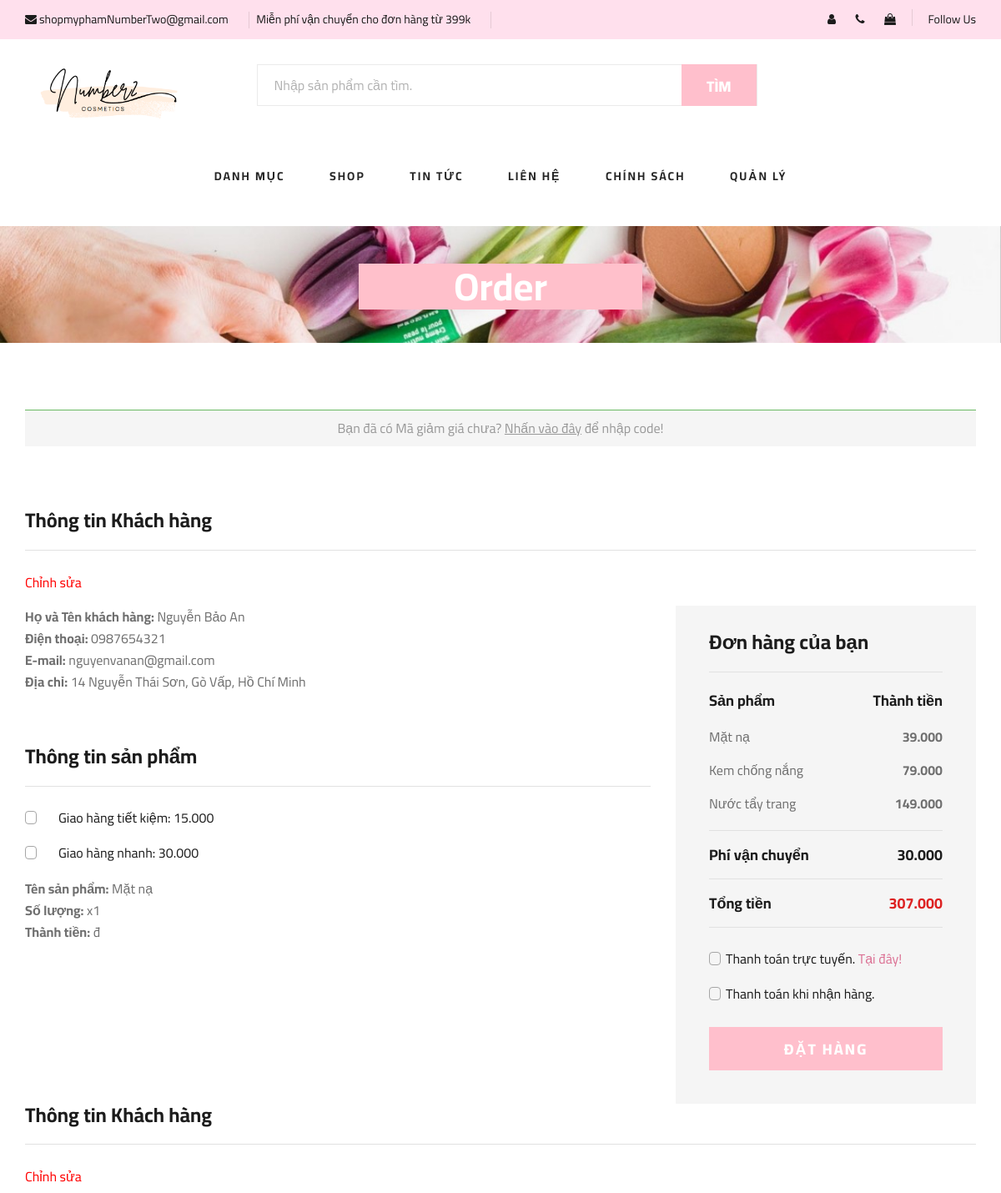
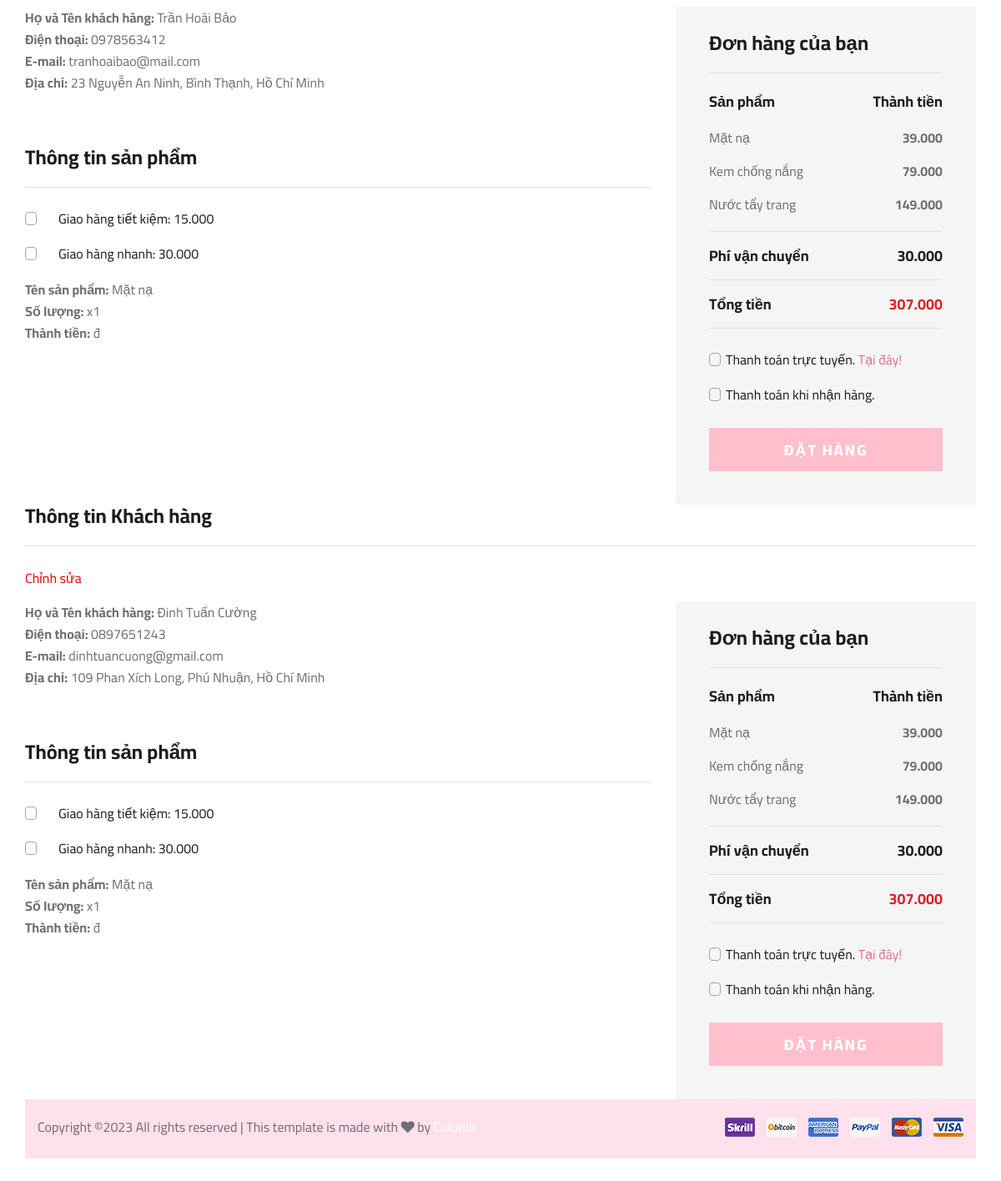
/dathang.php, run on an earlier commit of the app's database (2 pictures, top to bottom).
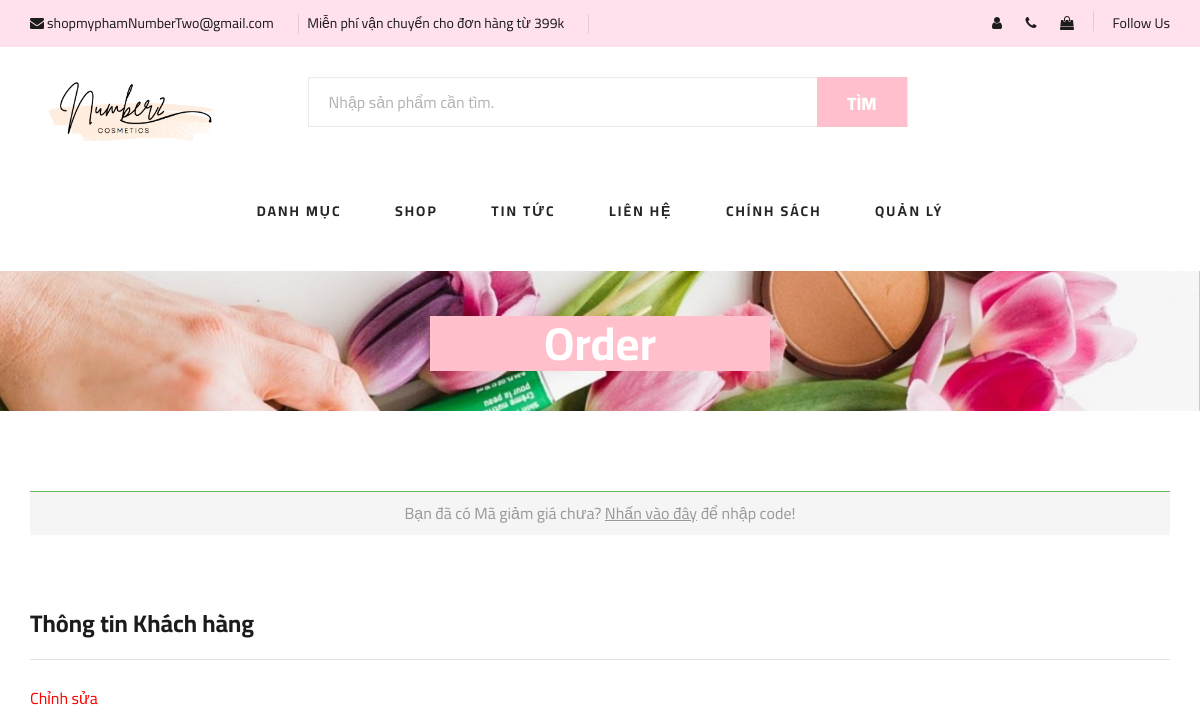
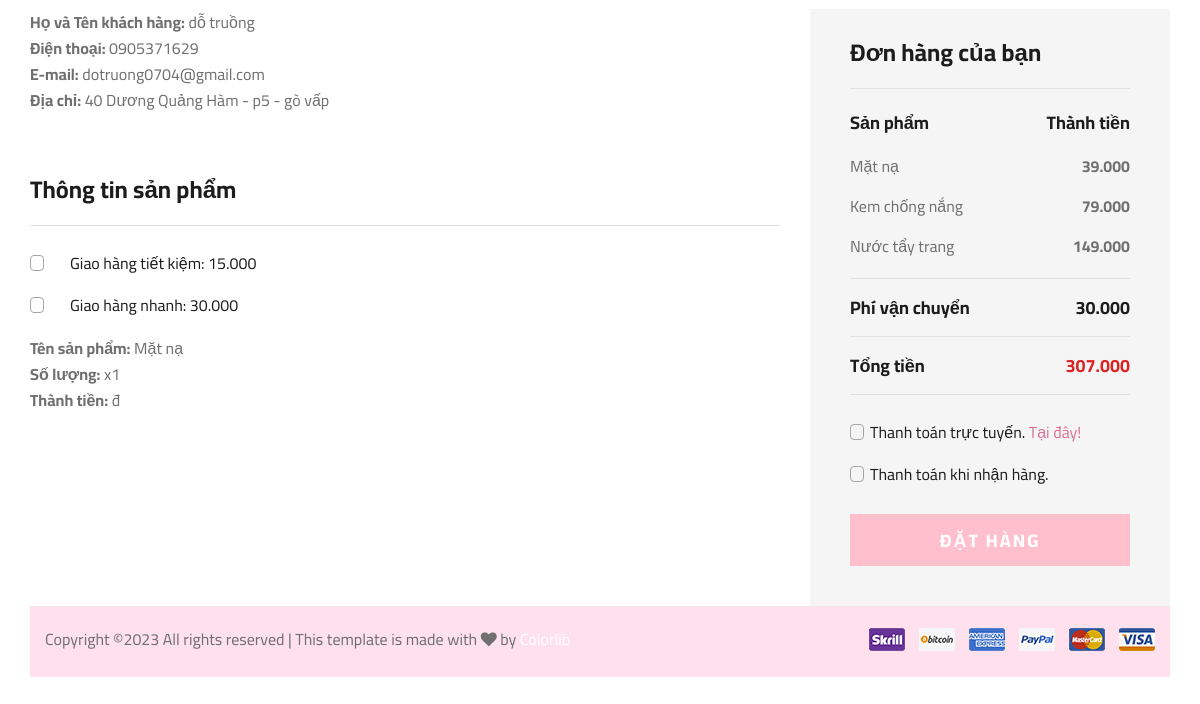
And on a later commit of the database (2 pictures, top to bottom).
### tables this page shows
CREATE TABLE `khachhang` (
  `MaKhachHang` int(11) NOT NULL,
  `HoTen` varchar(20) NOT NULL,
  `SoDienThoai` varchar(20) NOT NULL,
  `DiaChi` varchar(100) NOT NULL,
  `MatKhau` varchar(50) NOT NULL,
  `Email` varchar(100) NOT NULL,
  `trangThai` int(11) NOT NULL DEFAULT 1
);

### model/mCustomer.php (called while the page is built, shortened)
<?php
    include_once("connect.php");
    class MCustomer {
        function selectAllCustomers() {
            $p = new ConnectDB();
            if ($p->connect_DB($con)) {
                $str = "SELECT * FROM khachhang";
                $tbl = mysqli_query($con, $str);
                return $tbl;
            } else {
                return false;
            }
        }
    }
?>

### model/connect.php (called while the page is built, shortened)
<?php
    class ConnectDB{
        function connect_DB(& $conn){
            $conn = mysqli_connect("localhost", "root", "", "mypham");
            if ($conn){
                mysqli_set_charset($conn, "utf8");
                return $conn;
            }else{
                return false;
            }
        }
    }
?>

### controller/cCustomer.php (called while the page is built)
<?php
    include_once("Model/mCustomer.php");
    class CCustomer{
        function getAllCustomers(){
            $p = new MCustomer();
            $tbl = $p -> selectAllCustomers();
            return $tbl;
        }
    }
?>

### view/vCustomer1.php (the view, shortened to what this page needs)
<?php
    include_once("controller/cCustomer.php");
    class VCustomer{
        function viewAllCustomers(){
            $p = new CCustomer();
            $tbl = $p -> getAllCustomers();
            showCustomer($tbl);
        }
    }
    function showCustomer($tbl){
        if($tbl){
            if(mysqli_num_rows($tbl) >0){
                echo '<table class="prod_tbl"> <tr>';
                if ($row = mysqli_fetch_assoc($tbl)){
                    while($row = mysqli_fetch_assoc($tbl)){
                        if($row["trangThai"] == 1){
                            echo "
                            <h4>Thông tin Khách hàng</h4>
                            <p><a href='../PTUD_N10_DEMO/themthongtin.html' style='color: red'> Chỉnh sửa</a></p>
                          <form action='#'>
                              <div class='row'>
                                  <div class='col-lg-8 col-md-6'>
                                    <p><b>Họ và Tên khách hàng:</b> ".$row["HoTen"]."<br>
                                       <b>Điện thoại:</b> ".$row["SoDienThoai"]."<br>
                                       <b>E-mail:</b> ".$row["Email"]."<br>
                                       <b>Địa chỉ:</b> ".$row["DiaChi"]."</p>
                                       <br><br>
                                 <h4>Thông tin sản phẩm</h4>
                                 <div class='checkout__input__checkbox'>
                                     <label>Giao hàng tiết kiệm: 15.000
                                           <span class='checkmark'></span>
                                     </label>
                                 </div>
                                 <div class='checkout__input__checkbox'>
                                     <label>Giao hàng nhanh: 30.000
                                           <span class='checkmark'></span>
                                      </label>
                                  </div>
                                    <p><b>Tên sản phẩm:</b> Mặt nạ<br>
                                       <b>Số lượng:</b> x1<br>
                                       <b>Thành tiền:</b> đ<br>
                                  </div>
                                  <div class='col-lg-4 col-md-6'>
                                      <div class='checkout__order'>
                                          <h4>Đơn hàng của bạn</h4>
                                          <div class='checkout__order__products'>Sản phẩm <span>Thành tiền</span></div>
                                          <ul>
                                              <li>Mặt nạ <span>39.000</span></li>
                                              <li>Kem chống nắng<span>79.000</span></li>
                                              <li>Nước tẩy trang<span>149.000</span></li>
                                          </ul>
                                          <div class='checkout__order__subtotal'>Phí vận chuyển<span>30.000</span></div>
                                          <div class='checkout__order__total'>Tổng tiền<span>307.000</span></div>
                                          <div class='checkout__input__checkbox'>
                                              <label for='payment'>
                                                  Thanh toán trực tuyến. <a href='../PTUD_N10_DEMO/thongtinthanhtoan.html' style='color: palevioletred'>Tại đây!</a>
                                                  <span class='checkmark'></span>
                                              </label>
                                          </div>
                                          <div class='checkout__input__checkbox'>
                                              <label for='paypal'>
                                                  Thanh toán khi nhận hàng.
                                                  <span class='checkmark'></span>
                                              </label>
                                          </div>
                                          <button type='submit' class='site-btn2'>ĐẶT HÀNG</button>
                                      </div>
                                  </div>
                              </div>
                              ";
                        }
                    }
            }
        }else{
            echo"Vui lòng nhập dữ liệu!";
        }
    }
}
?>

### dathang.php (shortened to what this page needs)
<!DOCTYPE html>
<html lang="zxx">
<head>
    <link rel="stylesheet" href="css/bootstrap.min.css" type="text/css">
    <link rel="stylesheet" href="css/font-awesome.min.css" type="text/css">
    <link rel="stylesheet" href="css/elegant-icons.css" type="text/css">
    <link rel="stylesheet" href="css/nice-select.css" type="text/css">
    <link rel="stylesheet" href="css/jquery-ui.min.css" type="text/css">
    <link rel="stylesheet" href="css/owl.carousel.min.css" type="text/css">
    <link rel="stylesheet" href="css/slicknav.min.css" type="text/css">
    <link rel="stylesheet" href="css/pagephu.css" type="text/css">
</head>
<body>
    <header class="header">
        <div class="header__top">
            <div class="container">
                <div class="row">
                    <div class="col-lg-8 col-md-6">
                        <div class="header__top__left">
                            <ul>
                                <li><i class="fa fa-envelope"></i> shopmyphamNumberTwo@gmail.com</li>
                                <li>Miễn phí vận chuyển cho đơn hàng từ 399k</li>
                            </ul>
                        </div>
                    </div>
                    <div class="col-lg-4 col-md-6">
                        <div class="header__top__right">
                            <div class="header__top__right__social">
                                <a href="#"><i class="fa fa-user"></i></a>
                                <a href="#"><i class="fa fa-phone"></i></a>
                                <a href="cart.php"><i class="fa fa-shopping-bag"></i></a>
                            </div>
                            <div class="header__top__right__auth">
                                <a href="#">Follow Us</a>
                            </div>
                        </div>
                    </div>
                </div>
            </div>
        </div>
        <div class="container">
            <div class="row">
                <div class="col-lg-3">
                    <div class="header__logo">
                        <a href="../PTUD_N10_DEMO/index.php"><img src="../PTUD_N10_DEMO/img/logo.png" alt=""></a>
                    </div>
                </div>
                <div class="hero__search">
                    <div class="hero__search__form">
                        <form action="#">
                            <input type="text" placeholder="Nhập sản phẩm cần tìm.">
                            <button type="submit" class="site-btn">TÌM</button>
                        </form>
                    </div>&nbsp&nbsp&nbsp&nbsp&nbsp&nbsp
                </div>
                <div class="col-lg-12">
                    <nav class="header__menu">
                        <ul>
                            <li><a href="#">Danh mục</a>
                            </li>
                            <li><a href="#">Shop</a></li>
                            <li><a href="#">Tin tức</a></li>
                            <li><a href="#">Liên hệ</a></li>
                            <li><a href="#">Chính sách</a></li>
                            <li><a href="#">Quản lý</a></li>
                        </ul>
                    </nav>
                </div>
            </div>
        </div>
    </header>
    <br>
    <section class="breadcrumb-section set-bg" data-setbg="img/bgxemct.jpg">
        <div class="container">
            <div class="row">
                <div class="col-lg-12 text-center">
                    <div class="breadcrumb__text">
                        <h2>Order</h2>
                    </div>
                </div>
            </div>
        </div>
    </section>
    <section class="checkout spad">
        <div class="container">
            <div class="row">
                <div class="col-lg-12">
                    <h6>Bạn đã có Mã giảm giá chưa? <a href="#">Nhấn vào đây</a> để nhập code!</h6>
                </div>
            </div>
            <div class="checkout__form">
            <?php
                    include_once("view/vCustomer1.php");
                    $p = new VCustomer();
                    $p -> viewAllCustomers();
                ?>
            </div>
        </div>
    </section>
    <footer class="footer spad">
        <div class="container">
            <div class="row">
                <div class="col-lg-12">
                    <div class="footer__copyright">
                        <div class="footer__copyright__text"><p>
  Copyright &copy;<script>document.write(new Date().getFullYear());</script> All rights reserved | This template is made with
                        <i class="fa fa-heart" aria-hidden="true"></i> by <a href="https://colorlib.com" target="_blank">Colorlib</a></p></div>
                        <div class="footer__copyright__payment"><img src="img/payment-item.png" alt=""></div>
                    </div>
                </div>
            </div>
        </div>
    </footer>
</body>
</html>

What changed in the data, as far as the page shows it:
removed khachhang: HoTen "Trần Hoài Bảo", SoDienThoai "0978563412", Email "tranhoaibao@mail.com", DiaChi "23 Nguyễn An Ninh, Bình Thạnh, Hồ Chí Minh"
removed khachhang: HoTen "Đinh Tuấn Cường", SoDienThoai "0897651243", Email "dinhtuancuong@gmail.com", DiaChi "109 Phan Xích Long, Phú Nhuận, Hồ Chí Minh"
changed khachhang: HoTen "Nguyễn Bảo An" → "dỗ truồng"; SoDienThoai "0987654321" → "0905371629"; Email "nguyenvanan@gmail.com" → "dotruong0704@gmail.com"; DiaChi "14 Nguyễn Thái Sơn, Gò Vấp, Hồ Chí Minh" → "40 Dương Quảng Hàm - p5 - gò vấp"
